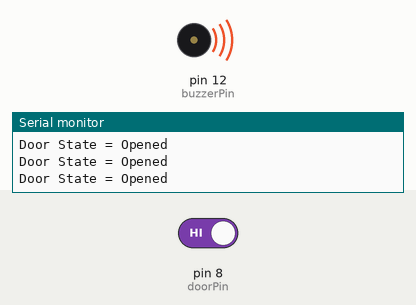
Recording of a sketch running on a simulated Arduino Uno, built with avr-gcc and run on an emulated ATmega328P. On the bench: buzzer (waves = sounding, pin HIGH), the last lines printed to the serial monitor. The inputs (shaded band) are chosen by the test bench; at power-on: pin 8 (doorPin) HIGH.

Above: at 2.8 s.
2.9 s: pin 8 (doorPin) driven LOW
At 3.7 s:
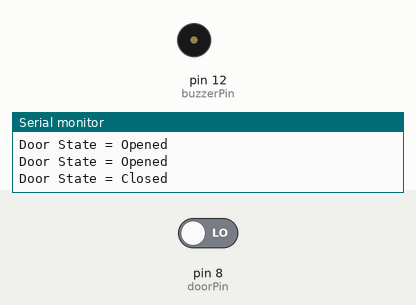
4.5 s: pin 8 (doorPin) driven HIGH
At 5.3 s:
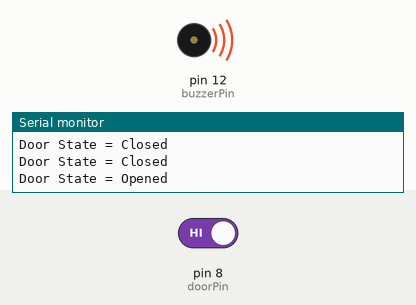
Timing chart, 0 to 7.5 s (numbered marks = the images above; inputs shaded):
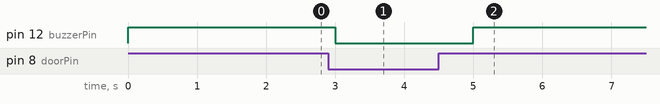

Measured:
- after the input at 2.9 s, pin 12 (buzzerPin): HIGH → LOW after 0.10 s
- after the input at 4.5 s, pin 12 (buzzerPin): LOW → HIGH after 0.50 s

The sketch:

door_buzzer_test.ino
```cpp
const int doorPin = 8;
int doorState = 0;
const int buzzerPin = 12;
void setup() {
  // put your setup code here, to run once:
  Serial.begin(9600);
  pinMode(buzzerPin, OUTPUT);
  pinMode(doorPin, INPUT_PULLUP);
  digitalWrite(buzzerPin, LOW);
}

void loop() {
  // put your main code here, to run repeatedly:
  doorState = digitalRead(doorPin);
  Serial.print("Door State = ");
  if (doorState) {
    Serial.println("Opened");
    digitalWrite(buzzerPin, HIGH);
  }
  else {
    Serial.println("Closed");
    digitalWrite(buzzerPin, LOW);
  }
  delay(1000);
//  digitalWrite(buzzerPin, HIGH);
  }
```
